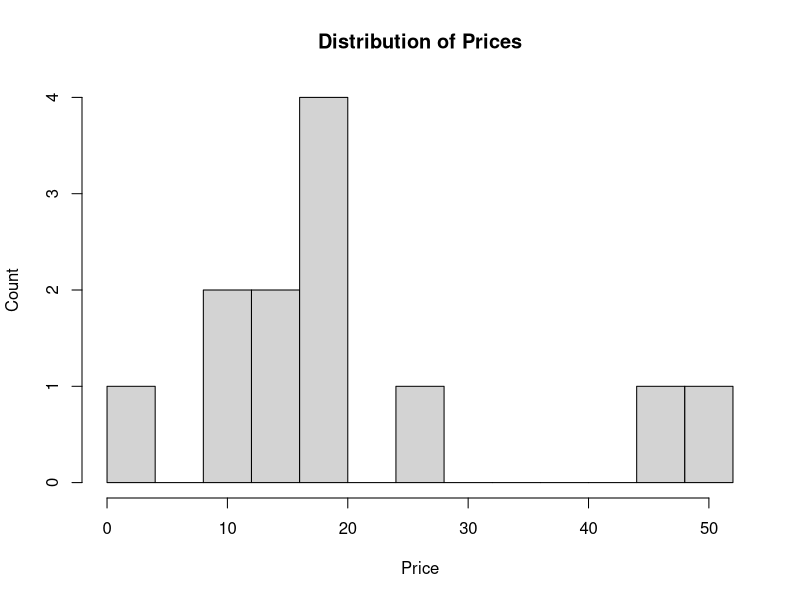
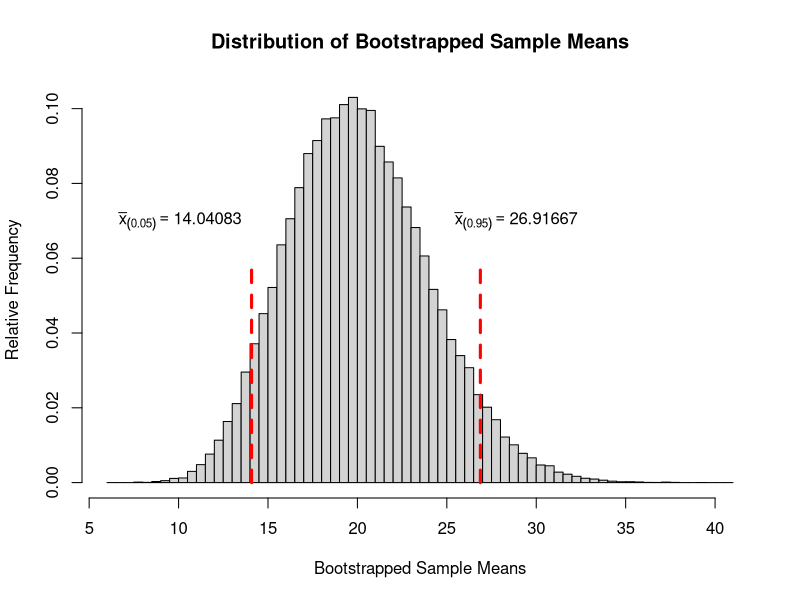
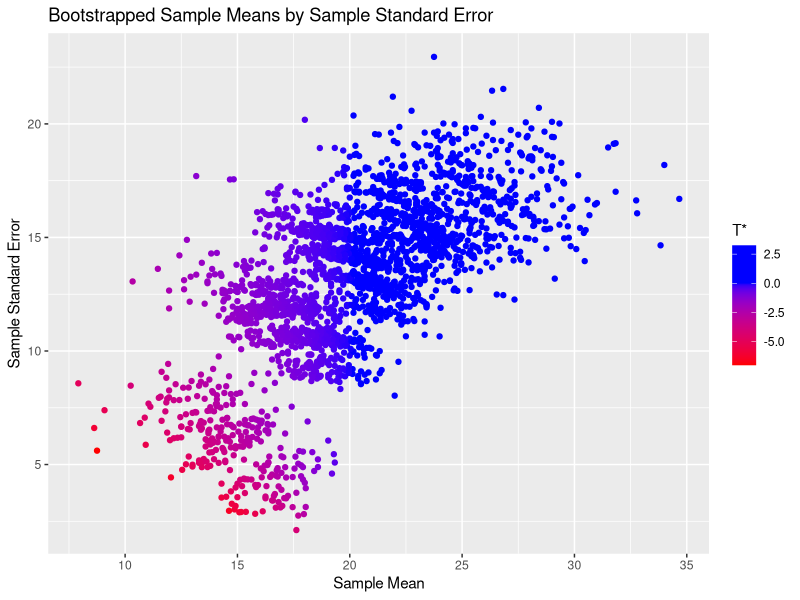
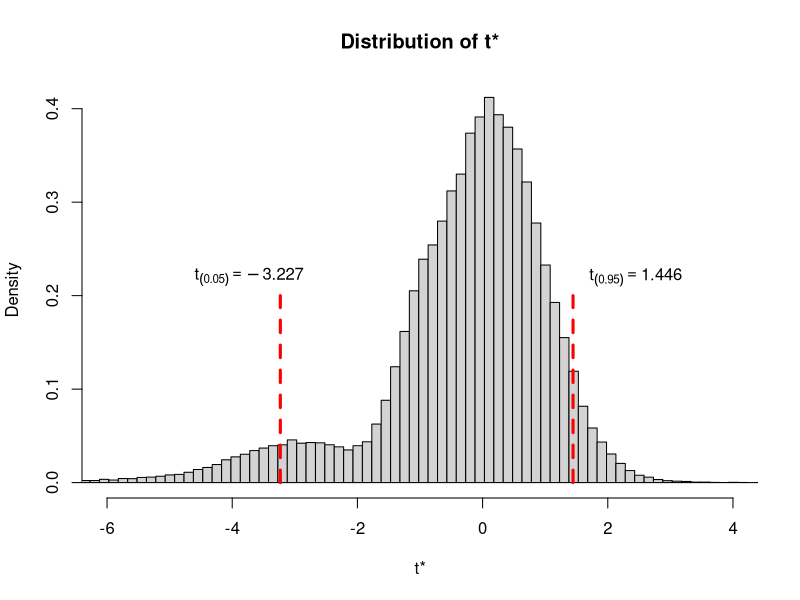

Source code (R) for these figures, in order:
## ---- chunk 1
set.seed(1234)
library(ggplot2)
library(knitr)
haircuts <- c(17, 16.49, 45, 
              25, 12, 18,
              13, 20, 10,
              0, 15, 50)
kable(data.frame(Index = 1:12,
                 Price = haircuts))

statistic_generator <- function(x, theta_hat){
  mean_x <- mean(x)
  se_x <- sd(x)/sqrt(length(x))
  return(c(mean_x, 
           sd(x),
           (mean_x - theta_hat)/se_x))
}

x_bar <- mean(haircuts)
s_x_bar <- sd(haircuts)/sqrt(length(haircuts))

B <- 10^5
## ---- chunk 2
hist(haircuts, breaks = seq.int(from = 0, to = 52, by = 4),
     main = "Distribution of Prices",
     xlab = "Price",
     ylab = "Count")
## ---- chunk 3
# Generate bootstrapped samples
boot_strapped_haircuts <- matrix(data = sample(x = haircuts, size = 12*B, replace = TRUE),
                                 ncol = 12, byrow = TRUE)

# Calculate mean, standard error, and t for each
boot_statistics <- matrix(apply(X = boot_strapped_haircuts, MARGIN = 1, 
                                FUN = statistic_generator, theta_hat = x_bar), 
                          ncol = 3, byrow = TRUE)

# Assign to variable names
sample_means <- boot_statistics[, 1]
sample_stan_errors <- boot_statistics[, 2]
t_star <- boot_statistics[, 3]
sorted_means <- sort(sample_means)
sorted_t_star <- sort(t_star)
## ---- chunk 4
kable(data.frame(boot_strapped_haircuts[1:8, ]), col.names = sapply(1:12, paste))
## ---- chunk 5
kable(data.frame(boot_statistics[1:8, ]), 
      col.names = c("Sample Mean", "Standard Error", "t-statistic"))
## ---- chunk 6
hist(sample_means, breaks = seq.int(floor(min(sample_means)-1), 
                                    ceiling(max(sample_means+1)), 
                                    by = .5),
     main = "Distribution of Bootstrapped Sample Means",
     ylab = "Relative Frequency",
     xlab = "Bootstrapped Sample Means",
     freq = FALSE)
segments(x0 = c(sorted_means[0.05*B], sorted_means[0.95*B]), 
         x1 = c(sorted_means[0.05*B], sorted_means[0.95*B]),
         y0 = c(0, 0), 
         y1 = c(0.06, 0.06),
         col = "red",
         lwd = 3,
         lty = 2)
text(sorted_means[0.95*B]+2, 0.07, labels = expression(bar(x) [(0.95)] == 26.91667))
text(sorted_means[0.05*B]-4, 0.07, labels = expression(bar(x) [(0.05)] == 14.04083))
## ---- chunk 7
sequence <- seq.int(from = 1, to = B, by = 40)
ggplot()+
  geom_point(aes(x = sample_means[sequence], y = sample_stan_errors[sequence], 
                 colour = t_star[sequence]))+
  scale_colour_gradient2(low = "red", mid = "blue", high = "blue")+
  ggtitle("Bootstrapped Sample Means by Sample Standard Error")+
  labs(x="Sample Mean", y="Sample Standard Error", size = 20, colour = expression("T*"))+
  theme_grey(base_size = 11) 


left <- round(sorted_t_star[1]-1)
right <- round(sorted_t_star[B]+1)
hist(t_star, breaks = seq.int(left*101, right*101, by = 15)/100, 
     freq = FALSE,
     main = "Distribution of t*",
     xlab = "t*",
     xlim = c(-6, 4))
segments(x0 = c(sorted_t_star[0.05*B], sorted_t_star[0.95*B]),
         y0 = c(0, 0),
         x1 = c(sorted_t_star[0.05*B], sorted_t_star[0.95*B]),
         y1 = c(0.2, 0.2),
         col = "red",
         lwd = 3,
         lty = 2)
text(sorted_t_star[0.95*B]+1, 0.22, labels = expression(t [(0.95)] == 1.446))
text(sorted_t_star[0.05*B]-0.5, 0.22, labels = expression(t [(0.05)] == -3.227))
